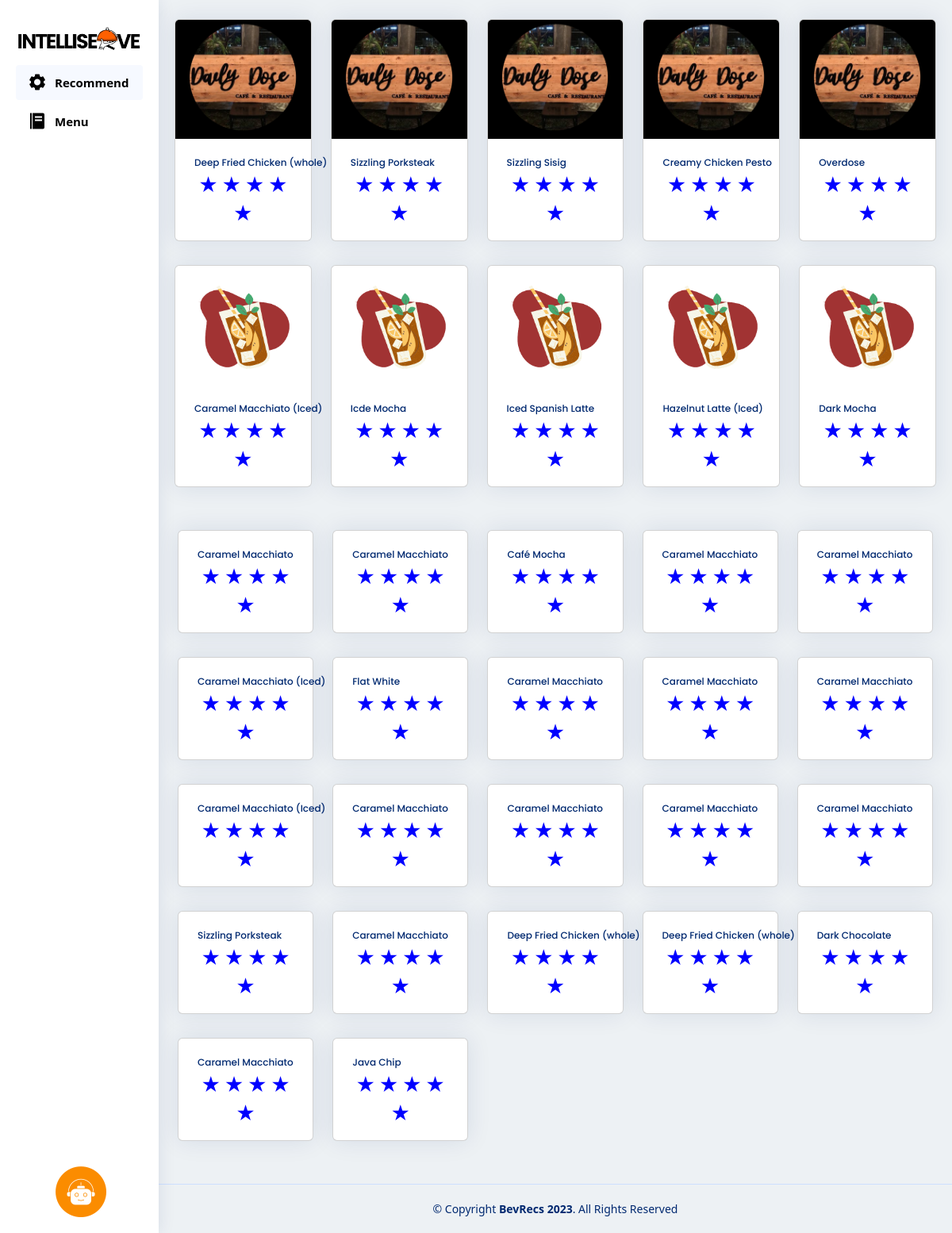
/reco/ (signed in), run on the app's committed database.
### pos/models.py (models this page shows, shortened)
class MenuDrinks (models.Model):
    menucategory = models.ForeignKey(
        MenuCategory, on_delete=models.CASCADE)
    menuname = models.CharField(max_length=100)
    menuAOPrice1 = models.FloatField( null=True, blank=True)
    menuAOPrice2 = models.FloatField( null=True, blank=True)
    menuAOPrice3 = models.FloatField( null=True, blank=True)
    menuAOPrice4 = models.FloatField( null=True, blank=True)
    menuAOPrice5 = models.FloatField( null=True, blank=True)
    menuimage = models.ImageField(upload_to="mema/")
    menuprice1 = models.FloatField(null=True, blank=True)
    menuprice2 = models.FloatField(null=True, blank=True)
    menuprice3 = models.FloatField(null=True, blank=True)
    ingredient1 = models.ForeignKey(
        Stocks, on_delete=models.CASCADE, related_name='ingredient1', null=True, blank=True)
    ingredient2 = models.ForeignKey(
        Stocks, on_delete=models.CASCADE, related_name='ingredient2', null=True, blank=True)
    ingredient3 = models.ForeignKey(
        Stocks, on_delete=models.CASCADE, related_name='ingredient3', null=True, blank=True)
    ingredient4 = models.ForeignKey(
        Stocks, on_delete=models.CASCADE, related_name='ingredient4', null=True, blank=True)
    ingredient5 = models.ForeignKey(
        Stocks, on_delete=models.CASCADE, related_name='ingredient5', null=True, blank=True)
    ingredient6 = models.ForeignKey(
        Stocks, on_delete=models.CASCADE, related_name='ingredient6', null=True, blank=True)
    ingredient7 = models.ForeignKey(
        Stocks, on_delete=models.CASCADE, related_name='ingredient7', null=True, blank=True)
    ingredient8 = models.ForeignKey(
        Stocks, on_delete=models.CASCADE, related_name='ingredient8', null=True, blank=True)
    ingredient9 = models.ForeignKey(
        Stocks, on_delete=models.CASCADE, related_name='ingredient9', null=True, blank=True)
    ingredient10 = models.ForeignKey(
        Stocks, on_delete=models.CASCADE, related_name='ingredient10', null=True, blank=True)
    addons1 = models.ForeignKey(
        Stocks, on_delete=models.CASCADE, related_name='addons1', null=True, blank=True)
    addons2 = models.ForeignKey(
        Stocks, on_delete=models.CASCADE, related_name='addons2', null=True, blank=True)
    addons3 = models.ForeignKey(
        Stocks, on_delete=models.CASCADE, related_name='addons3', null=True, blank=True)
    addons4 = models.ForeignKey(
        Stocks, on_delete=models.CASCADE, related_name='addons4', null=True, blank=True)
    addons5 = models.ForeignKey(
        Stocks, on_delete=models.CASCADE, related_name='addons5', null=True, blank=True)
    q1 = models.BooleanField (default= False)
    q2 = models.BooleanField (default= False)
    q3 = models.BooleanField (default= False)
    question1 = models.BooleanField (default= False)
    question2 = models.BooleanField (default= False)
    question3 = models.BooleanField (default= False)
    question4 = models.BooleanField (default= False)
    def __str__(self):
        return f"{self.menuname} ({self.menucategory.name})"

class buyItem(models.Model):
    buyName= models.CharField (max_length=255, null=True, blank=True)
    buySize = models.CharField(max_length=15, null=True, blank=True)
    buyQuantityMenu = models.PositiveIntegerField (null=True, blank=True)
    buyPrice = models.FloatField (null=True, blank=True)
    buyAddOns1 = models.CharField (max_length=255, null=True, blank=True)
    buyAddOns2 = models.CharField (max_length=255, null=True, blank=True)
    buyAddOns3 = models.CharField (max_length=255, null=True, blank=True)
    buyAddOns4 = models.CharField (max_length=255, null=True, blank=True)
    buyAddOns5 = models.CharField (max_length=255, null=True, blank=True)
    menuAOPrice1 = models.FloatField(default=0,null=True, blank=True)
    menuAOPrice2 = models.FloatField(default=0,null=True, blank=True)
    menuAOPrice3 = models.FloatField(default=0,null=True, blank=True)
    menuAOPrice4 = models.FloatField(default=0,null=True, blank=True)
    menuAOPrice5 = models.FloatField(default=0,null=True, blank=True)
    buyingredient1 = models.CharField (max_length=255, null=True, blank=True)
    buyingredient2 = models.CharField (max_length=255, null=True, blank=True)
    buyingredient3 = models.CharField (max_length=255, null=True, blank=True)
    buyingredient4 = models.CharField (max_length=255, null=True, blank=True)
    buyingredient5 = models.CharField (max_length=255, null=True, blank=True)
    buyingredient6 = models.CharField (max_length=255, null=True, blank=True)
    buyingredient7 = models.CharField (max_length=255, null=True, blank=True)
    buyingredient8 = models.CharField (max_length=255, null=True, blank=True)
    buyingredient9 = models.CharField (max_length=255, null=True, blank=True)
    buyingredient10 = models.CharField (max_length=255, null=True, blank=True)
    transaction = models.BooleanField(default=False)
    buyOrBought = models.BooleanField(default=False)
    DoneOrder = models.BooleanField(default=False)
    payment_method = models.CharField(max_length=255, choices=PAYMENT_CHOICES, null=True, blank=True)
    DineIn_Out = models.CharField(max_length=255, choices=IN_OUT, null=True, blank=True)
    AllPayment = models.FloatField(null=True, blank=True)
    tenderedPayment = models.FloatField(null=True, blank=True)
    orderNumber = models.PositiveIntegerField (null=True, blank=True)
    dateordered = models.DateTimeField (null=True, blank=True)
    priceSize = models.FloatField( null=True, blank=True)
    PWD_discount = models.CharField(max_length=255, choices=DISCOUNT, null=True, blank=True)
    PWD_Id = models.CharField (max_length=12, null=True, blank=True)

### pos/views.py (the view)
# urls.py: path('reco/', views.reco, name='reco'),
@login_required
def reco(request):
    buyitemform = BuyItemForms()  # Instantiate the form
    stocks = Stocks.objects.first()
    drinks = MenuDrinks.objects.filter(menucategory__categorytype='FOOD').order_by('-menuprice1')[:5]
    menuDrinks = MenuDrinks.objects.filter(menucategory__categorytype='DRINKS').order_by('-menuprice1')[:5]
    menuCategory = MenuCategory.objects.all()
    buyitem = buyItem.objects.all()
    current_date = datetime.today()
    top_sale = buyItem.objects.filter(dateordered=current_date).values('buyName').annotate(count=models.Count('buyName')).order_by('-count').first()
    lowest_price = 99999999
    highest_price = 0
    for row in menuDrinks:
        if row.menuprice1 < lowest_price:
            lowest_price = row.menuprice1
        if row.menuprice1 > highest_price:
            highest_price = row.menuprice1
    context = {
        'buyitemform': buyitemform,
        'drinks': drinks,
        'stocks': stocks,
        'menuDrinks': menuDrinks,
        'menuCategory': menuCategory,
        'buyitem': buyitem,
        'lowest_price': lowest_price,
        'highest_price': highest_price,
    }
    return render(request, 'recommendation.html', context)

### pos/templates/recommendation.html (shortened to what this page needs)
{% load static %}
{% load humanize %}
{% load custom_filters %}
<!DOCTYPE html>
<html lang="en">
  <head>
    <link rel="stylesheet" href="https://cdnjs.cloudflare.com/ajax/libs/font-awesome/6.4.0/css/all.min.css"
 />
    <link href='https://unpkg.com/boxicons@2.1.4/css/boxicons.min.css' rel='stylesheet'>
    <link rel="stylesheet" href="{% static 'pos.css' %}">
    <link rel="stylesheet" href="https://cdnjs.cloudflare.com/ajax/libs/twitter-bootstrap/5.2.0/css/bootstrap.min.css">
    <link rel="stylesheet" href="https://cdn.datatables.net/1.13.4/css/dataTables.bootstrap5.min.css">
  </head>
<body >
    <aside id="sidebar" class="sidebar" data-bs-hidden="false">
        <ul class="sidebar-nav" id="sidebar-nav">
          <li class="nav-item">
            <a href="#" class="logo d-flex align-items-center">
              <img src="{% static 'img/intelliserveFinal2.png'%}" style="width: 100%;" alt="">
          </a>
          </li>
        <li class="nav-item">
            <a class="nav-link "  href="{% url 'pos:reco'%}">
                <i class='bx bxs-cog'></i><span>Recommend</span>
            </a>
        </li>
        <li class="nav-item">
            <a class="nav-link collapsed" data-bs-target="#menu-nav" href="{% url 'pos:home'%}">
              <i class='bx bxs-food-menu' ></i></i><span>Menu</span>
            </a>
        </li>
        </ul>
      </aside>
        <section class="section menu rounded">
          <button id="openChatModal">
          <div class="chat-icon">
           <img src="{% static 'img/chatbot.png'%}" alt="Chat Bot">
         </div>
         </button>
        </section>
      <div class="tab-content rounded" style="margin-left: 220px; margin-right: 20px;">
        <div class="tab-content" >
          <div class="row row-cols-5 ">
            {% for row in drinks %}
            {% if row.menucategory.categorytype == 'FOOD' and forloop.counter0 < 5 %}
            <div class="col">
              <div class="card">
                <img src="{{ row.menuimage.url }}" class="card-img-top" alt="..." style="height:150px; width:100%; object-fit: cover;">
                <div class="card-body">
                  <div class="row">
                    <div class="col-12">
                      <a class="card-title text-nowrap text-decoration-none p-2 pb-0 mb-0" style="font-size: 12px; word-wrap: break-word;" href="{% url 'pos:home' %}">{{ row.menuname }}</a>
                    </div>
                    <div class="col-12">
                      <div class="rating">
                        <div class="star" data-rating="1"></div>
                        <div class="star" data-rating="2"></div>
                        <div class="star" data-rating="3"></div>
                        <div class="star" data-rating="4"></div>
                        <div class="star" data-rating="5"></div>
                      </div>
                    </div>
                  </div>
                </div>
              </div>
            </div>
            {%endif%}
            {% endfor %}
          </div>
        </div>
      </div>
      <div class="tab-content rounded" style="margin-left: 220px; margin-right: 20px;">
        <div class="tab-content">
          <div class="row row-cols-5 ">
            {% for row in menuDrinks %}
            {% if row.menucategory.categorytype == 'DRINKS' and forloop.counter0 < 5 %}
            <div class="col">
              <div class="card">
                <img src="{{ row.menuimage.url }}" class="card-img-top" alt="..." style="height:150px; width:100%; object-fit: cover;">
                <div class="card-body">
                  <div class="row">
                    <div class="col-12">
                      <a class="card-title text-nowrap text-decoration-none p-2 pb-0 mb-0" style="font-size: 12px; word-wrap: break-word;" href="{% url 'pos:home' %}">{{ row.menuname }}</a>
                    </div>
                    <div class="col-12">
                      <div class="rating">
                        <div class="star" data-rating="1"></div>
                        <div class="star" data-rating="2"></div>
                        <div class="star" data-rating="3"></div>
                        <div class="star" data-rating="4"></div>
                        <div class="star" data-rating="5"></div>
                      </div>
                    </div>
                  </div>
                </div>
              </div>
            </div>
            {%endif%}
            {% endfor %}
          </div>
        </div>
      </div>
      <div class="tab-content rounded">
        <div class="tab-content p-4" style="margin-left: 200px;">
          <div class="row row-cols-5">
            {% for item in buyitem %}
            {% if item.DoneOrder == True %}
                    <div class="col">
                      <div class="card">
                        <div class="card-body">
                          <div class="row">
                            <div class="col-12">
                              <a class="card-title text-nowrap text-decoration-none p-2 pb-0 mb-0" style="font-size: 12px; word-wrap: break-word;" href="{% url 'pos:home' %}">{{ item.buyName }}</a>
                            </div>
                            <div class="col-12">
                              <div class="rating">
                                <div class="star" data-rating="1"></div>
                                <div class="star" data-rating="2"></div>
                                <div class="star" data-rating="3"></div>
                                <div class="star" data-rating="4"></div>
                                <div class="star" data-rating="5"></div>
                              </div>
                            </div>
                          </div>
                        </div>
                      </div>
                    </div>
              {%endif%}
            {% endfor %}
          </div>
        </div>
      </div>
    <footer id="footer" class="footer">
      <div class="copyright">
        &copy; Copyright <strong><span>BevRecs 2023</span></strong>. All Rights Reserved
      </div>
    </footer>
  </body>
  </html>

### pos/static/pos.css (style rules this page uses)
:root { scroll-behavior: smooth; }
body { font-family: 'Poppins', sans-serif; background-color: #EDF1F4 !important; }
a { color: #4154f1; text-decoration: none; }
.card { margin-bottom: 30px; border: none; border-radius: 5px; box-shadow: 0px 0 30px rgba(1, 41, 112, 0.1); }
.card-title { padding: 20px 0 15px 0; font-size: 18px; font-weight: 500; color: #012970; font-family: "Poppins", sans-serif; }
.card-body { padding: 0 20px 20px 20px; }
.sidebar { position: fixed; top: 0px; left: 0; bottom: 0; width: 200px; z-index: 996; transition: all 0.3s; padding: 20px; overflow-y: auto; scrollbar-width: thin; scrollbar-color: #aab7cf transparent; box-shadow: 0px 0px 20px rgba(1, 41, 112, 0.1); background-color: #fff; }
@media (min-width: 1200px) { #main, #footer { margin-left: 200px; } }
.sidebar-nav { padding: 0; margin: 0; list-style: none; }
.sidebar-nav li { padding: 0; margin: 0; list-style: none; }
.sidebar-nav .nav-item { margin-bottom: 5px; }
.sidebar-nav .nav-link { display: flex; align-items: center; font-size: 15px; font-weight: 600; color: #000000; transition: 0.3; background: #f6f9ff; padding: 10px 15px; border-radius: 4px; }
.sidebar-nav .nav-link i { font-size: 24px; margin-right: 10px; color: #000000; }
.sidebar-nav .nav-link.collapsed { color: #000000; background: #fff; }
.sidebar-nav .nav-link.collapsed i { color: #000000; }
.footer { padding: 20px 0; font-size: 14px; transition: all 0.3s; border-top: 1px solid #cddfff; margin-top: auto; }
.footer .copyright { text-align: center; color: #012970; }
.chat-icon { position: fixed; left: 70px; bottom: 20px; z-index: 9999; }

### pos/templates/recommendation.html (style rules this page uses)
.chat-icon img { animation: bounce 1s infinite; }
.rating { unicode-bidi: bidi-override; direction: rtl; text-align: center; outline: black; }
.rating .star { display: inline-block; font-size: 1.5rem; color: blue; cursor: pointer; }
.rating .star:before { content: '\2605'; }

### data on the page
MenuDrinks: menuimage (picture), menuname "Deep Fried Chicken (whole)"
MenuDrinks: menuimage (picture), menuname "Sizzling Porksteak"
MenuDrinks: menuimage (picture), menuname "Sizzling Sisig"
MenuDrinks: menuimage (picture), menuname "Creamy Chicken Pesto"
MenuDrinks: menuimage (picture), menuname "Overdose"
MenuDrinks: menuimage (placeholder picture), menuname "Caramel Macchiato (Iced)"
MenuDrinks: menuimage (placeholder picture), menuname "Icde Mocha"
MenuDrinks: menuimage (placeholder picture), menuname "Iced Spanish Latte"
MenuDrinks: menuimage (placeholder picture), menuname "Hazelnut Latte (Iced)"
MenuDrinks: menuimage (placeholder picture), menuname "Dark Mocha"
buyItem: buyName "Caramel Macchiato"
buyItem: buyName "Caramel Macchiato"
buyItem: buyName "Café Mocha"
buyItem: buyName "Caramel Macchiato"
buyItem: buyName "Caramel Macchiato"
buyItem: buyName "Caramel Macchiato (Iced)"
buyItem: buyName "Flat White"
buyItem: buyName "Caramel Macchiato"
buyItem: buyName "Caramel Macchiato"
buyItem: buyName "Caramel Macchiato"
buyItem: buyName "Caramel Macchiato (Iced)"
buyItem: buyName "Caramel Macchiato"
buyItem: buyName "Caramel Macchiato"
buyItem: buyName "Caramel Macchiato"
buyItem: buyName "Caramel Macchiato"
buyItem: buyName "Sizzling Porksteak"
buyItem: buyName "Caramel Macchiato"
buyItem: buyName "Deep Fried Chicken (whole)"
buyItem: buyName "Deep Fried Chicken (whole)"
buyItem: buyName "Dark Chocolate"
buyItem: buyName "Caramel Macchiato"
buyItem: buyName "Java Chip"
